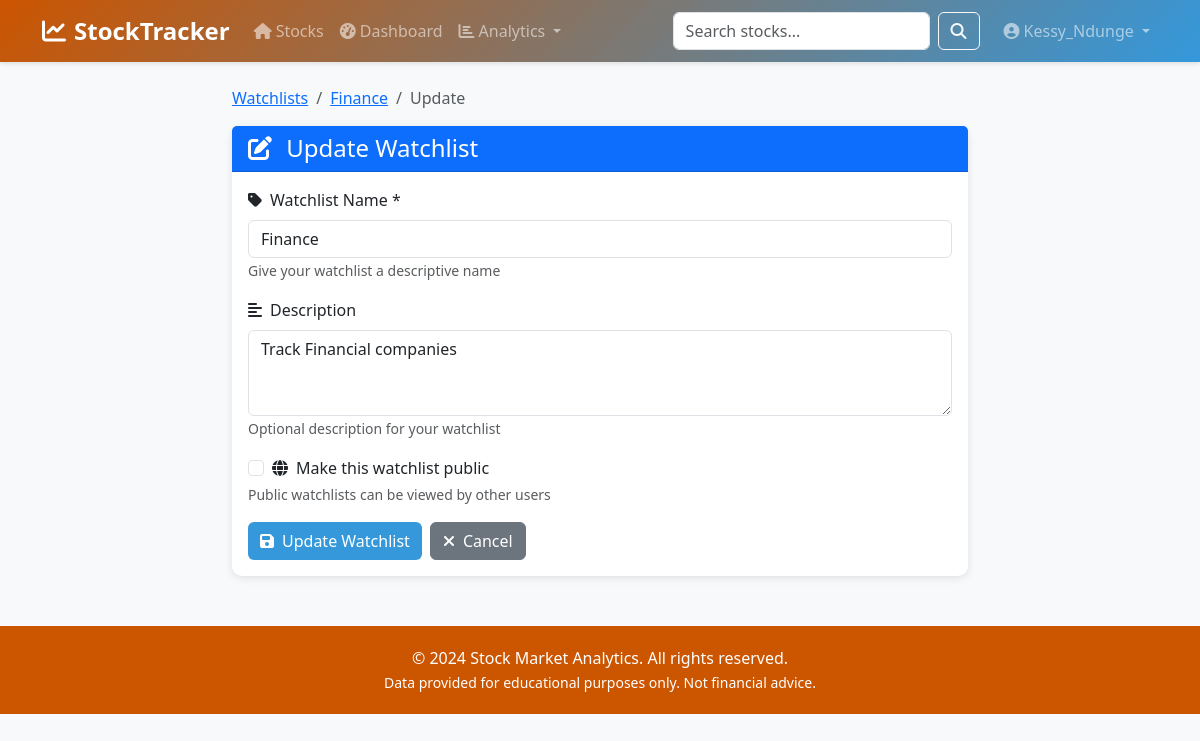
/watchlists/2/update/ (signed in), run on the app's committed database.
### users/models.py (models this page shows, shortened)
class User(AbstractBaseUser, PermissionsMixin):
    email = models.EmailField(unique=True, max_length=255)
    username = models.CharField(max_length=150, unique=True)
    first_name = models.CharField(max_length=150, blank=True)
    last_name = models.CharField(max_length=150, blank=True)
    is_active = models.BooleanField(default=True)
    is_staff = models.BooleanField(default=False)
    is_superuser = models.BooleanField(default=False)
    date_joined = models.DateTimeField(default=timezone.now)
    last_login = models.DateTimeField(blank=True, null=True)
    preferred_currency = models.CharField(max_length=10, default="USD")
    email_notifications = models.BooleanField(default=True)
    objects = UserManager()
    USERNAME_FIELD = "email"
    REQUIRED_FIELDS = ["username"]
    class Meta:
        db_table = "users"
        verbose_name = "User"
        verbose_name_plural = "Users"

### watchlists/models.py (models this page shows, shortened)
class Watchlist(models.Model):
    user = models.ForeignKey(settings.AUTH_USER_MODEL, on_delete=models.CASCADE, related_name='watchlists')
    name = models.CharField(max_length=100)
    description = models.TextField(blank=True)
    is_public = models.BooleanField(default=False)
    created_at = models.DateTimeField(auto_now_add=True)
    updated_at = models.DateTimeField(auto_now=True)
    class Meta:
        db_table = 'watchlists'
        ordering = ['-created_at']
        unique_together = ['user', 'name']
        indexes = [
            models.Index(fields=['user', '-created_at']),
        ]

### watchlists/views.py (the view)
# urls.py: path('<int:pk>/update/', views.watchlist_update_view, name='watchlist_update'),
@login_required
def watchlist_update_view(request, pk):
    watchlist = get_object_or_404(Watchlist, pk=pk, user=request.user)
    if request.method == 'POST':
        form = WatchListForm(request.POST, instance=watchlist)
        if form.is_valid():
            form.save()
            messages.success(request, 'Watchlist updated successfully!')
            return redirect('watchlists:watchlist_detail', pk=watchlist.pk)
    else:
        form = WatchListForm(instance=watchlist)
    return render(request, 'watchlists/watchlist_form.html', {
        'form': form,
        'action': 'Update',
        'watchlist': watchlist
    })

### watchlists/forms.py
class WatchListForm(forms.ModelForm):
    class Meta:
        model = Watchlist
        fields = ['name', 'description', 'is_public']
        widgets = {
            'name': forms.TextInput(attrs={
                'class': 'form-control',
                'placeholder': 'Enter watchlist name'
            }),
            'description': forms.Textarea(attrs={
                'class': 'form-control',
                'rows': 3,
                'placeholder': 'Enter description (optional)'
            }),
            'is_public': forms.CheckboxInput(attrs={
                'class': 'form-check-input'
            }),
        }

### templates/watchlists/watchlist_form.html (shortened to what this page needs)
{% extends 'base/base.html' %}
{% block content %}
<div class="row justify-content-center">
    <div class="col-md-8">
        <nav aria-label="breadcrumb">
            <ol class="breadcrumb">
                <li class="breadcrumb-item"><a href="{% url 'watchlists:watchlist_list' %}">Watchlists</a></li>
                {% if watchlist %}
                <li class="breadcrumb-item"><a href="{% url 'watchlists:watchlist_detail' watchlist.pk %}">{{ watchlist.name }}</a></li>
                {% endif %}
                <li class="breadcrumb-item active">{{ action }}</li>
            </ol>
        </nav>
        <div class="card">
            <div class="card-header bg-primary text-white">
                <h4 class="mb-0">
                    <i class="fas fa-{% if action == 'Create' %}plus{% else %}edit{% endif %} me-2"></i>
                    {{ action }} Watchlist
                </h4>
            </div>
            <div class="card-body">
                <form method="post">
                    <div class="mb-3">
                        <label for="{{ form.name.id_for_label }}" class="form-label">
                            <i class="fas fa-tag me-2"></i>Watchlist Name *
                        </label>
                        {{ form.name }}
                        <small class="form-text text-muted">
                            Give your watchlist a descriptive name
                        </small>
                    </div>
                    <div class="mb-3">
                        <label for="{{ form.description.id_for_label }}" class="form-label">
                            <i class="fas fa-align-left me-2"></i>Description
                        </label>
                        {{ form.description }}
                        <small class="form-text text-muted">
                            Optional description for your watchlist
                        </small>
                    </div>
                    <div class="mb-3">
                        <div class="form-check">
                            {{ form.is_public }}
                            <label class="form-check-label" for="{{ form.is_public.id_for_label }}">
                                <i class="fas fa-globe me-2"></i>Make this watchlist public
                            </label>
                        </div>
                        <small class="form-text text-muted">
                            Public watchlists can be viewed by other users
                        </small>
                    </div>
                    <div class="d-flex gap-2">
                        <button type="submit" class="btn btn-primary">
                            <i class="fas fa-save me-2"></i>{{ action }} Watchlist
                        </button>
                        <a href="{% if watchlist %}{% url 'watchlists:watchlist_detail' watchlist.pk %}{% else %}{% url 'watchlists:watchlist_list' %}{% endif %}"
                           class="btn btn-secondary">
                            <i class="fas fa-times me-2"></i>Cancel
                        </a>
                    </div>
                </form>
            </div>
        </div>
    </div>
</div>
{% endblock %}

### templates/base/base.html (shortened to what this page needs)
<!DOCTYPE html>
<html lang="en">
<head>
    <link href="https://cdn.jsdelivr.net/npm/bootstrap@5.3.0/dist/css/bootstrap.min.css" rel="stylesheet">
    <link rel="stylesheet" href="https://cdnjs.cloudflare.com/ajax/libs/font-awesome/6.4.0/css/all.min.css">
</head>
<body>
    <nav class="navbar navbar-expand-lg navbar-dark">
        <div class="container">
            <a class="navbar-brand" href="{% url 'stocks:stock_list' %}">
                <i class="fas fa-chart-line me-2"></i>StockTracker
            </a>
            <div class="collapse navbar-collapse" id="navbarNav">
                <ul class="navbar-nav me-auto">
                    <li class="nav-item">
                        <a class="nav-link" href="{% url 'stocks:stock_list' %}">
                            <i class="fas fa-home me-1"></i>Stocks
                        </a>
                    </li>
                    {% if user.is_authenticated %}
                    <li class="nav-item">
                        <a class="nav-link" href="{% url 'stocks:dashboard' %}">
                            <i class="fas fa-tachometer-alt me-1"></i>Dashboard
                        </a>
                    </li>
                    <li class="nav-item dropdown">
                        <a class="nav-link dropdown-toggle" href="#" id="analyticsDropdown" role="button" data-bs-toggle="dropdown">
                            <i class="fas fa-chart-bar me-1"></i>Analytics
                        </a>
                    </li>
                    {% endif %}
                </ul>
                <form class="d-flex me-3" method="get" action="{% url 'stocks:stock_list' %}">
                    <input class="form-control me-2" type="search" name="search" placeholder="Search stocks..." value="{{ search_query }}">
                    <button class="btn btn-outline-light" type="submit">
                        <i class="fas fa-search"></i>
                    </button>
                </form>
                <ul class="navbar-nav">
                    {% if user.is_authenticated %}
                    <li class="nav-item dropdown">
                        <a class="nav-link dropdown-toggle" href="#" id="userDropdown" role="button" data-bs-toggle="dropdown">
                            <i class="fas fa-user-circle me-1"></i>{{ user.username }}
                        </a>
                    </li>
                    {% endif %}
                </ul>
            </div>
        </div>
    </nav>
    <main class="container my-4">
        {% block content %}{% endblock %}
    </main>
    <footer class="text-center">
        <div class="container">
            <p class="mb-0">&copy; 2024 Stock Market Analytics. All rights reserved.</p>
            <p class="mb-0">
                <small>Data provided for educational purposes only. Not financial advice.</small>
            </p>
        </div>
    </footer>
</body>
</html>

### templates/base/base.html (style rules this page uses)
:root { --primary-color: #cc5500; --secondary-color: #3498db; --success-color: #27ae60; --danger-color: #e74c3c; --warning-color: #f39c12; }
body { font-family: 'Segoe UI', Tahoma, Geneva, Verdana, sans-serif; background-color: #f8f9fa; }
.navbar { background: linear-gradient(135deg, var(--primary-color) 0%, var(--secondary-color) 100%); box-shadow: 0 2px 4px rgba(0,0,0,0.1); }
.navbar-brand { font-weight: bold; font-size: 1.5rem; }
.card { border: none; border-radius: 10px; box-shadow: 0 2px 8px rgba(0,0,0,0.1); transition: transform 0.2s; }
.btn-primary { background-color: var(--secondary-color); border: none; }
footer { background-color: var(--primary-color); color: white; padding: 20px 0; margin-top: 50px; }

### data on the page
User: username "Kessy_Ndunge"
Watchlist: name "Finance", description "Track Financial companies"

### other printed values
{{ action }} "Update"
